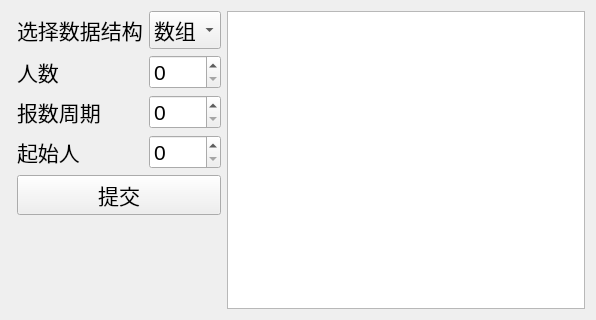
<?xml version="1.0" encoding="UTF-8"?>
<ui version="4.0">
 <class>JosephusCircleFrame</class>
 <widget class="QFrame" name="JosephusCircleFrame">
  <property name="geometry">
   <rect>
    <x>0</x>
    <y>0</y>
    <width>596</width>
    <height>320</height>
   </rect>
  </property>
  <property name="windowTitle">
   <string>约瑟夫环</string>
  </property>
  <layout class="QHBoxLayout" name="horizontalLayout">
   <item>
    <widget class="Line" name="line">
     <property name="orientation">
      <enum>Qt::Horizontal</enum>
     </property>
    </widget>
   </item>
   <item>
    <layout class="QFormLayout" name="formLayout">
     <item row="0" column="0">
      <widget class="QLabel" name="labelDataStructure">
       <property name="font">
        <font>
         <family>微软雅黑 Light</family>
         <pointsize>16</pointsize>
        </font>
       </property>
       <property name="text">
        <string>选择数据结构</string>
       </property>
       <property name="buddy">
        <cstring>comboBox</cstring>
       </property>
      </widget>
     </item>
     <item row="0" column="1">
      <widget class="QComboBox" name="comboBox">
       <property name="font">
        <font>
         <family>微软雅黑 Light</family>
         <pointsize>16</pointsize>
        </font>
       </property>
       <item>
        <property name="text">
         <string>数组</string>
        </property>
       </item>
       <item>
        <property name="text">
         <string>链表</string>
        </property>
       </item>
      </widget>
     </item>
     <item row="1" column="0">
      <widget class="QLabel" name="label_people">
       <property name="font">
        <font>
         <family>微软雅黑 Light</family>
         <pointsize>16</pointsize>
        </font>
       </property>
       <property name="text">
        <string>人数</string>
       </property>
       <property name="buddy">
        <cstring>spinBox_people</cstring>
       </property>
      </widget>
     </item>
     <item row="1" column="1">
      <widget class="QSpinBox" name="spinBox_people">
       <property name="font">
        <font>
         <pointsize>16</pointsize>
        </font>
       </property>
      </widget>
     </item>
     <item row="2" column="0">
      <widget class="QLabel" name="label_times">
       <property name="font">
        <font>
         <family>微软雅黑 Light</family>
         <pointsize>16</pointsize>
        </font>
       </property>
       <property name="text">
        <string>报数周期</string>
       </property>
       <property name="buddy">
        <cstring>spinBox_times</cstring>
       </property>
      </widget>
     </item>
     <item row="2" column="1">
      <widget class="QSpinBox" name="spinBox_times">
       <property name="font">
        <font>
         <pointsize>16</pointsize>
        </font>
       </property>
      </widget>
     </item>
     <item row="3" column="0">
      <widget class="QLabel" name="label_starter">
       <property name="font">
        <font>
         <family>微软雅黑 Light</family>
         <pointsize>16</pointsize>
        </font>
       </property>
       <property name="text">
        <string>起始人</string>
       </property>
       <property name="buddy">
        <cstring>spinBox_starter</cstring>
       </property>
      </widget>
     </item>
     <item row="3" column="1">
      <widget class="QSpinBox" name="spinBox_starter">
       <property name="font">
        <font>
         <pointsize>16</pointsize>
        </font>
       </property>
      </widget>
     </item>
     <item row="4" column="0" colspan="2">
      <widget class="QPushButton" name="commitButton">
       <property name="font">
        <font>
         <family>微软雅黑 Light</family>
         <pointsize>16</pointsize>
        </font>
       </property>
       <property name="text">
        <string>提交</string>
       </property>
       <property name="shortcut">
        <string>Return</string>
       </property>
      </widget>
     </item>
    </layout>
   </item>
   <item>
    <widget class="QTextBrowser" name="labelResult">
     <property name="font">
      <font>
       <family>微软雅黑 Light</family>
       <pointsize>16</pointsize>
      </font>
     </property>
    </widget>
   </item>
  </layout>
 </widget>
 <tabstops>
  <tabstop>comboBox</tabstop>
  <tabstop>spinBox_people</tabstop>
  <tabstop>spinBox_times</tabstop>
  <tabstop>spinBox_starter</tabstop>
  <tabstop>commitButton</tabstop>
  <tabstop>labelResult</tabstop>
 </tabstops>
 <resources/>
 <connections/>
</ui>
